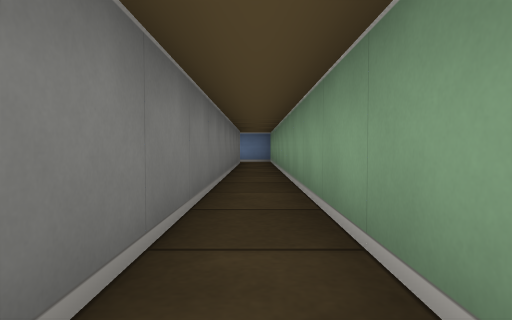
View 1 (above)

18 first-person views from a walk through a cub3D maze. The camera is about half as high as the walls, tilts 2° down and sees 75° across. The floor is counted in squares. Each view is taken from the middle of a square. On the plan, view 1 faces up. The plan holds only what a view shows up to about 9 squares ahead; the rest is blank.

View 2
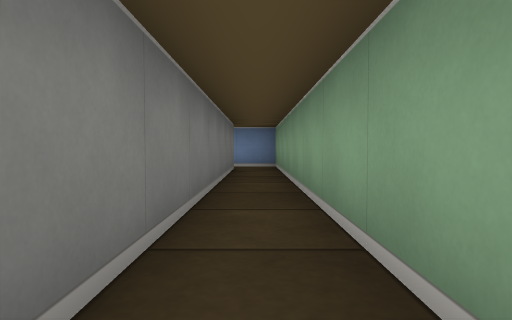

View 3
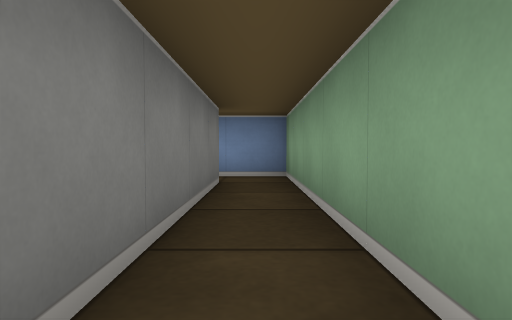

View 4
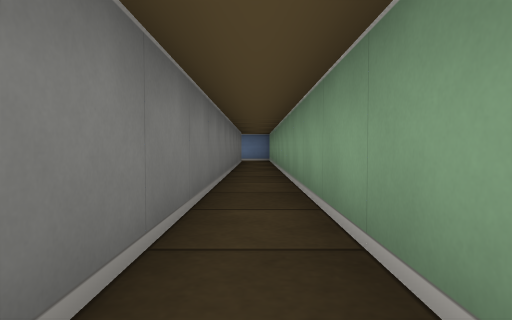

View 5
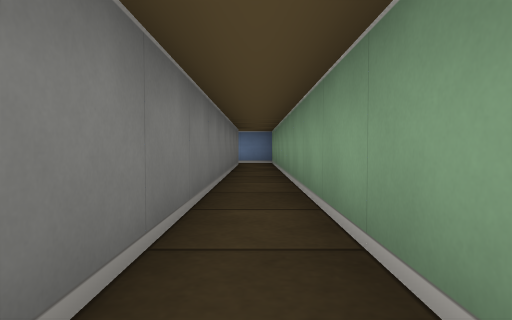

View 6
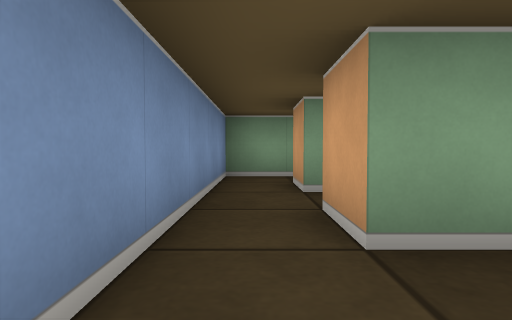

View 7
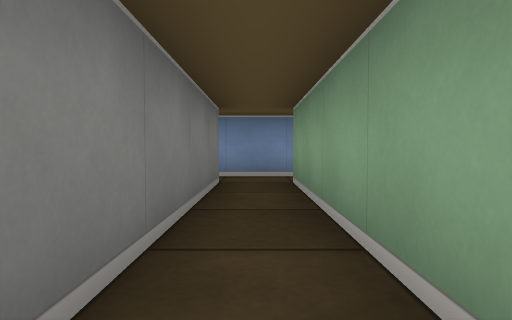

View 8
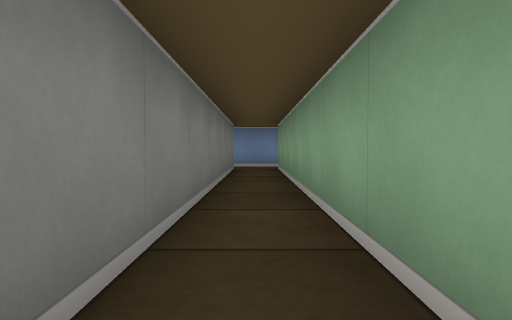

View 9
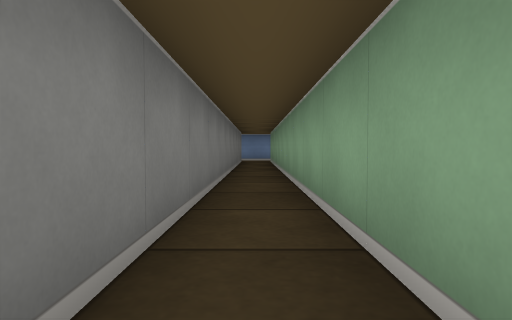

View 10
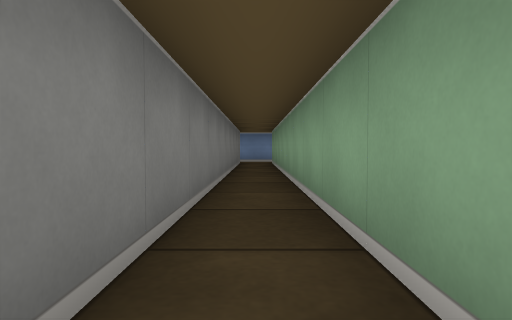

View 11
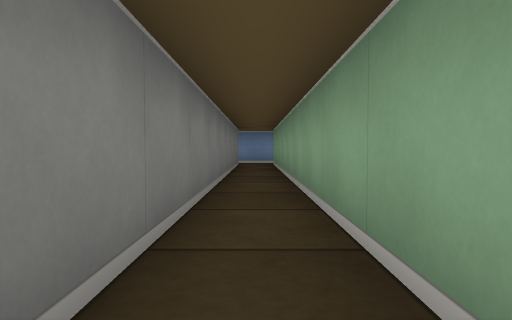

View 12
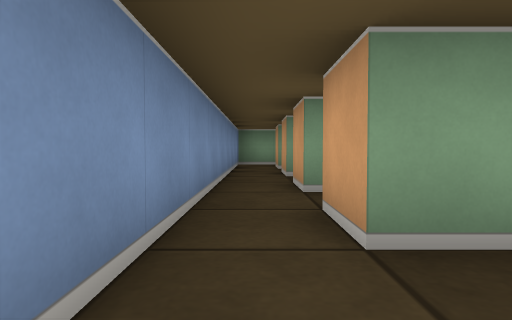

View 13
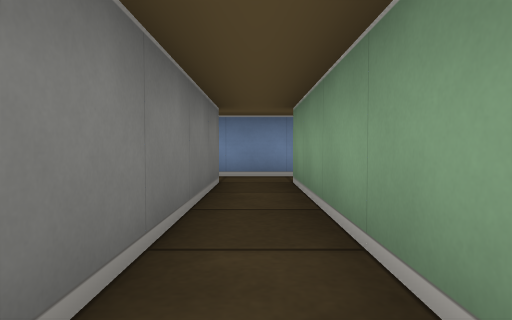

View 14
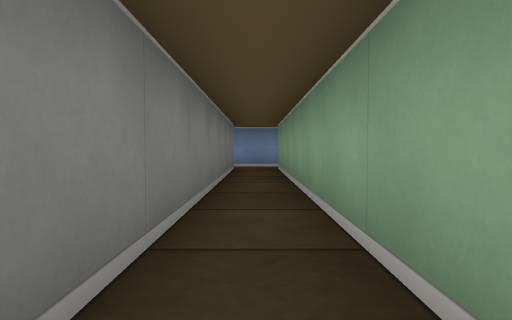

View 15
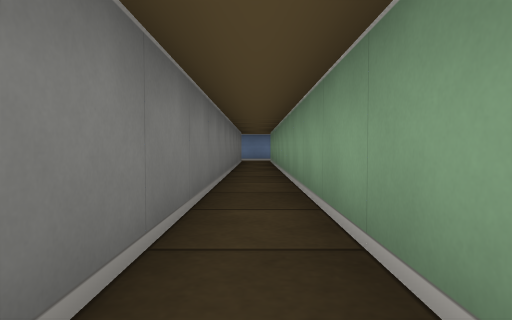

View 16
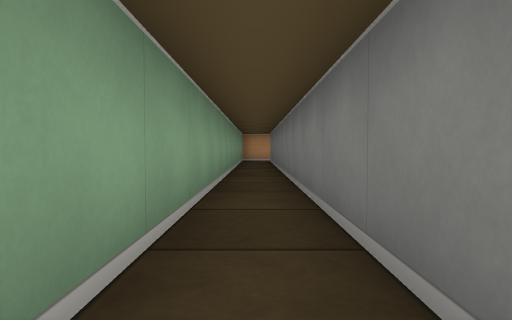

View 17
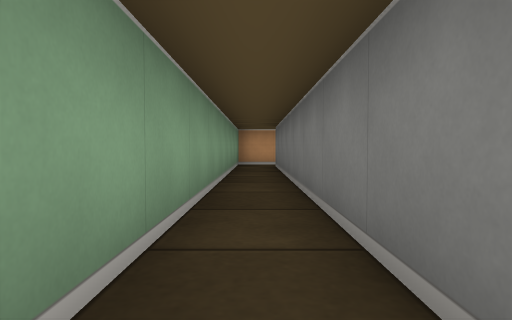

View 18
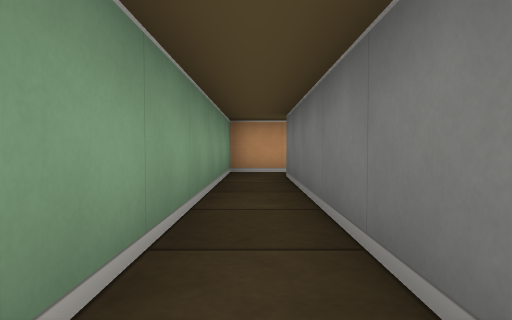

### Floor plan
Points are (right, up) in squares from view 1. A wall is a line through its corners. A room is listed if a view was taken in it or the views show most of it. See-through windows are left out.
Room 1 (views 1, 2, 3, 4, 5)
walls: (0.5, -0.4) (0.5, 11.5) (-1.5, 11.5); (-1.5, 10.5) (-0.5, 10.5) (-0.5, -0.4)
ways out: opening at (-1, 11)
Room 2 (views 6, 7, 8, 9, 10, 11)
walls: (-3.5, -0.4) (-3.5, 10.5); (-5.5, 10.5) (-4.5, 10.5) (-4.5, -0.4); (-3.4, 11.5) (-5.4, 11.5)
ways out: opening at (-5, 11); opening at (-3, 11)
Room 3 (views 12, 13, 14, 15, 16, 17, 18)
walls: (-8.6, -10.5) (-7.5, -10.5) (-7.5, 10.5); (-8.5, 10.5) (-8.5, -9.4); (-7.6, 11.5) (-8.6, 11.5)
ways out: opening at (-9, 11); opening at (-7, 11)

Where each view was taken, in squares from view 1:
view 1: 0 up, 0 right, facing up
view 2: 3 up, 0 right, facing up
view 3: 6 up, 0 right, facing up
view 4: 1 down, 0 right, facing up
view 5: 1 up, 0 right, facing up
view 6: 11 up, 5 left, facing right
view 7: 6 up, 4 left, facing up
view 8: 3 up, 4 left, facing up
view 9: 1 down, 4 left, facing up
view 10: 0 up, 4 left, facing up
view 11: 1 up, 4 left, facing up
view 12: 11 up, 9 left, facing right
view 13: 6 up, 8 left, facing up
view 14: 3 up, 8 left, facing up
view 15: 1 down, 8 left, facing up
view 16: 2 up, 8 left, facing down
view 17: 1 down, 8 left, facing down
view 18: 4 down, 8 left, facing down
